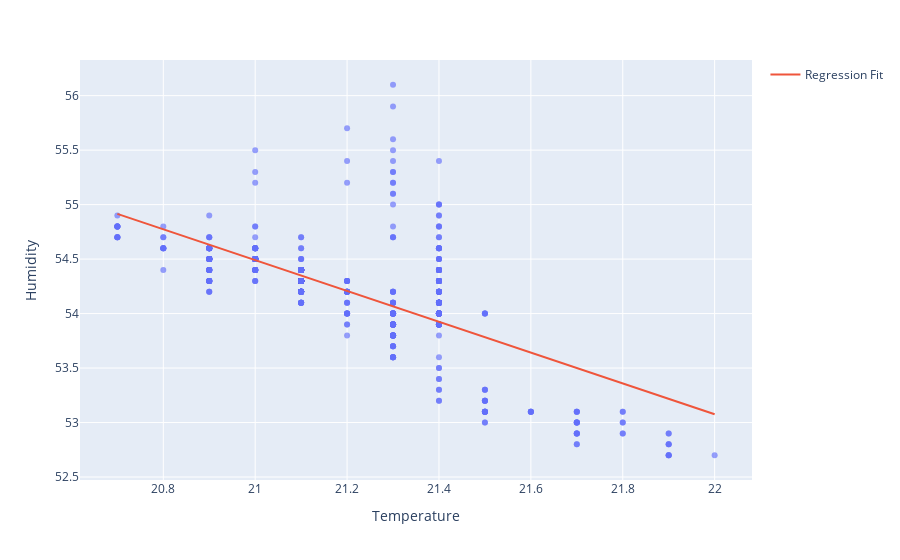

The notebook cell this image was saved under:
### Code cell
X2 = remove_n_df.Temperature.values.reshape(-1,1)
Y2 = remove_n_df.Humidity
model = LinearRegression().fit(X2, Y2)
x_range_n = np.linspace(X2.min(), X2.max(), 100) # create test value 
y_range_n = model.predict(x_range_n.reshape(-1, 1))
fig = px.scatter(remove_n_df, x='Temperature', y='Humidity', opacity=0.65)
fig.add_traces(go.Scatter(x=x_range_n, y=y_range_n, name='Regression Fit'))
print(model.score(X2, Y2))
fig.show()

### Figure 1 — Plotly figure (JSON) as saved in the notebook; plotly's stock layout.template omitted (floating-point values rounded to 4 significant figures; data arrays with more than 128 entries replaced by an {"elided": "..."} marker saying what was removed)
{"data": [{"hovertemplate": "Temperature=%{x}<br>Humidity=%{y}<extra></extra>", "legendgroup": "", "marker": {"color": "#636efa", "opacity": 0.65, "symbol": "circle"}, "mode": "markers", "name": "", "orientation": "v", "showlegend": false, "type": "scatter", "x": {"elided": "648 float values"}, "xaxis": "x", "y": {"elided": "648 float values"}, "yaxis": "y"}, {"name": "Regression Fit", "type": "scatter", "x": [20.7, 20.71, 20.73, 20.74, 20.75, 20.77, 20.78, 20.79, 20.81, 20.82, 20.83, 20.84, 20.86, 20.87, 20.88, 20.9, 20.91, 20.92, 20.94, 20.95, 20.96, 20.98, 20.99, 21.0, 21.02, 21.03, 21.04, 21.05, 21.07, 21.08, 21.09, 21.11, 21.12, 21.13, 21.15, 21.16, 21.17, 21.19, 21.2, 21.21, 21.23, 21.24, 21.25, 21.26, 21.28, 21.29, 21.3, 21.32, 21.33, 21.34, 21.36, 21.37, 21.38, 21.4, 21.41, 21.42, 21.44, 21.45, 21.46, 21.47, 21.49, 21.5, 21.51, 21.53, 21.54, 21.55, 21.57, 21.58, 21.59, 21.61, 21.62, 21.63, 21.65, 21.66, 21.67, 21.68, 21.7, 21.71, 21.72, 21.74, 21.75, 21.76, 21.78, 21.79, 21.8, 21.82, 21.83, 21.84, 21.86, 21.87, 21.88, 21.89, 21.91, 21.92, 21.93, 21.95, 21.96, 21.97, 21.99, 22], "y": [54.91, 54.9, 54.88, 54.86, 54.84, 54.82, 54.8, 54.78, 54.77, 54.75, 54.73, 54.71, 54.69, 54.67, 54.65, 54.64, 54.62, 54.6, 54.58, 54.56, 54.54, 54.52, 54.51, 54.49, 54.47, 54.45, 54.43, 54.41, 54.39, 54.38, 54.36, 54.34, 54.32, 54.3, 54.28, 54.26, 54.25, 54.23, 54.21, 54.19, 54.17, 54.15, 54.13, 54.12, 54.1, 54.08, 54.06, 54.04, 54.02, 54.0, 53.99, 53.97, 53.95, 53.93, 53.91, 53.89, 53.87, 53.86, 53.84, 53.82, 53.8, 53.78, 53.76, 53.74, 53.73, 53.71, 53.69, 53.67, 53.65, 53.63, 53.61, 53.6, 53.58, 53.56, 53.54, 53.52, 53.5, 53.48, 53.47, 53.45, 53.43, 53.41, 53.39, 53.37, 53.35, 53.34, 53.32, 53.3, 53.28, 53.26, 53.24, 53.22, 53.21, 53.19, 53.17, 53.15, 53.13, 53.11, 53.09, 53.08]}], "layout": {"autosize": true, "legend": {"tracegroupgap": 0}, "margin": {"t": 60}, "xaxis": {"anchor": "y", "autorange": true, "domain": [0, 1], "range": [20.62, 22.08], "title": {"text": "Temperature"}, "type": "linear"}, "yaxis": {"anchor": "x", "autorange": true, "domain": [0, 1], "range": [52.44, 56.36], "title": {"text": "Humidity"}, "type": "linear"}}}
